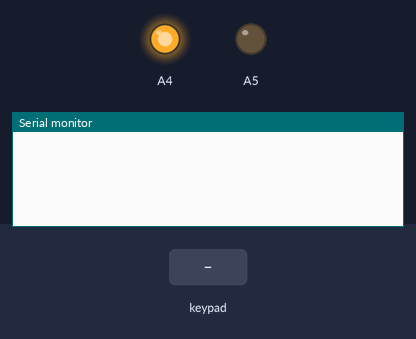
Simulated run of this sketch. Board: Arduino Uno, built with avr-gcc and run on an emulated ATmega328P. Parts: output pins drawn as LEDs (lit = HIGH), the last lines printed to the serial monitor. The inputs (shaded band) are chosen by the test bench. No radio packets arrive unless stated.

Above: at 1.2 s.
1.3 s: key '1' pressed
At 2.5 s:
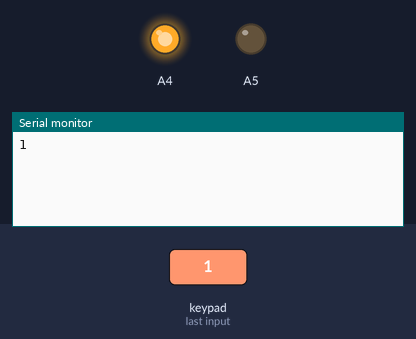
2.8 s: keypad keys 6 5 4 3 A pressed 0.4 s apart
At 5.2 s:
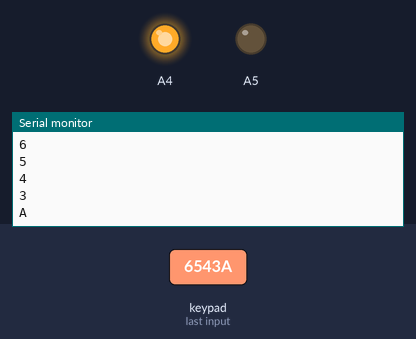
6.3 s: key 'B' pressed
At 6.6 s:
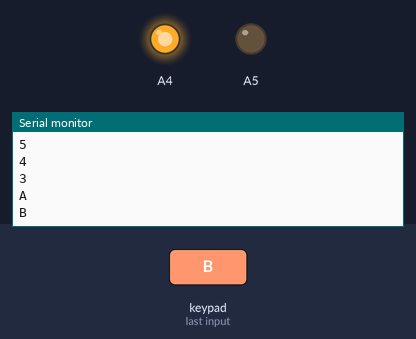
7.8 s: keypad keys 6 5 4 3 D pressed 0.4 s apart
At 10.0 s:
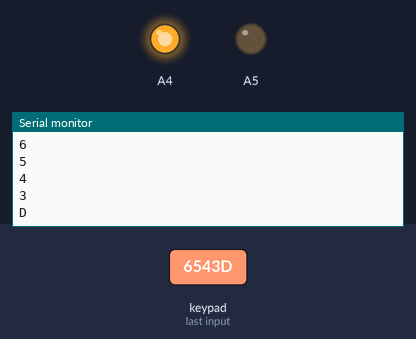
11.3 s: key 'C' pressed
At 11.7 s:
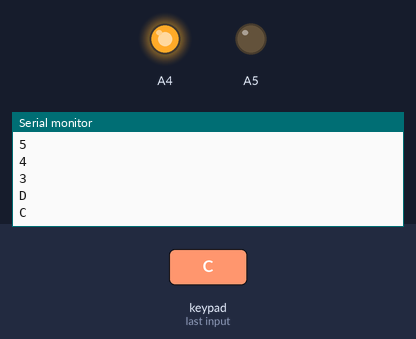
Timing chart, 0 to 13.8 s (numbered marks = the images above; inputs shaded):
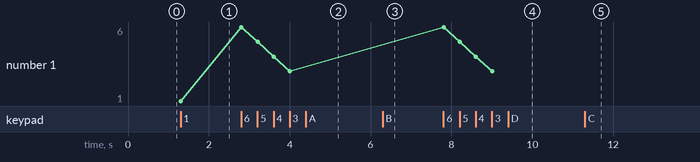

The sketch:

KiwiDriveController.ino
```cpp
#include <Keypad.h>
#include <VirtualWire.h>

  const byte ROWS = 4;
  const byte COLS = 4;

  char keys[ROWS][COLS] = {
    {'1','2','3','4'},
    {'5','6','7','8'},
    {'9','A','B','C'},
    {'D','E','F','G'}
  };

  byte rowPins[ROWS] = {10,9,8,7};
  byte colPins[COLS] = {6,5,4,3};

  Keypad kpd = Keypad(makeKeymap(keys),rowPins, colPins, ROWS, COLS);


  void setup() {
    pinMode(A4,OUTPUT);
    pinMode(A5,OUTPUT);
    digitalWrite(A4,HIGH);
    digitalWrite(A5,LOW);

    vw_set_tx_pin(A3);
    vw_set_ptt_inverted(true);
    vw_setup(4000);
    Serial.begin(9600);
  }
  void loop() {
    char key[1] = {kpd.getKey()};
    if(key[0] != NO_KEY) {
      Serial.println(key[0]);
      vw_send((uint8_t *)key,1);
      vw_wait_tx();
    }
  }
```

Measured:
- after the input at 1.3 s, the serial monitor: prints a new line at once (image 1)
- after the input at 2.8 s, the serial monitor: prints a new line at once (image 2)
- after the input at 6.3 s, the serial monitor: prints a new line at once (image 3)
- after the input at 7.8 s, the serial monitor: prints a new line at once (image 4)
- after the input at 11.3 s, the serial monitor: prints a new line at once (image 5)
- plotted number 1: 1 → 3 after the input at 2.8 s
